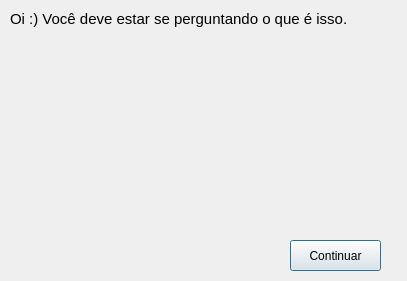
<?xml version="1.0" encoding="UTF-8"?>
<ui version="4.0">
 <class>TelaTexto</class>
 <widget class="QDialog" name="TelaTexto">
  <property name="geometry">
   <rect>
    <x>0</x>
    <y>0</y>
    <width>407</width>
    <height>281</height>
   </rect>
  </property>
  <property name="windowTitle">
   <string>...</string>
  </property>
  <widget class="QLabel" name="label_txt">
   <property name="geometry">
    <rect>
     <x>10</x>
     <y>10</y>
     <width>381</width>
     <height>211</height>
    </rect>
   </property>
   <property name="font">
    <font>
     <family>Arial</family>
     <pointsize>11</pointsize>
    </font>
   </property>
   <property name="text">
    <string>Oi :) Você deve estar se perguntando o que é isso.</string>
   </property>
   <property name="textFormat">
    <enum>Qt::AutoText</enum>
   </property>
   <property name="alignment">
    <set>Qt::AlignLeading|Qt::AlignLeft|Qt::AlignTop</set>
   </property>
   <property name="wordWrap">
    <bool>true</bool>
   </property>
  </widget>
  <widget class="QPushButton" name="btn_continuar">
   <property name="geometry">
    <rect>
     <x>290</x>
     <y>240</y>
     <width>91</width>
     <height>31</height>
    </rect>
   </property>
   <property name="font">
    <font>
     <family>Arial</family>
    </font>
   </property>
   <property name="text">
    <string>Continuar</string>
   </property>
  </widget>
 </widget>
 <resources/>
 <connections/>
</ui>
